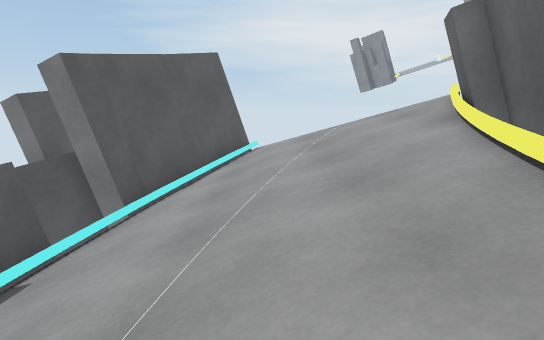
View 1 (above)

16 first-person views from a walk through a 3-D level made in the Unity game engine. The camera is 1.2 m above the floor, tilts 10° down and sees 75° across. The floor is counted in squares, 1 m on a side. Each view is taken from the middle of a square. On the plan, view 1 faces up. The plan holds only what a view shows up to about 14 squares ahead; the rest is blank. The place goes on beyond the plan.

View 2
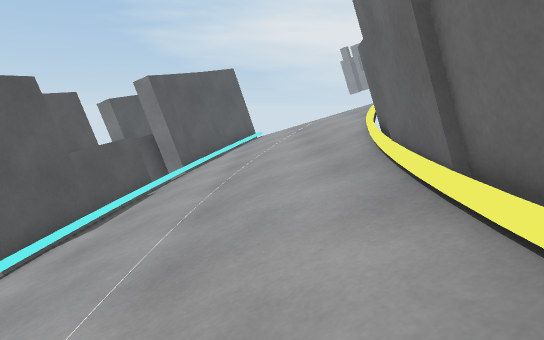

View 3
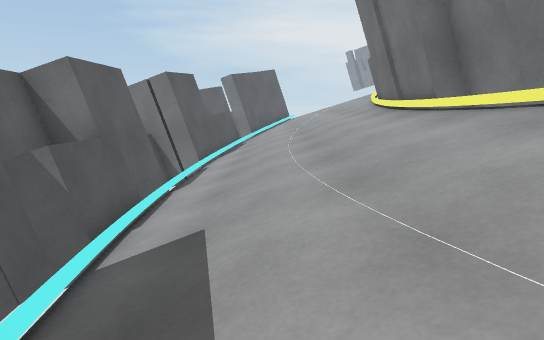

View 4
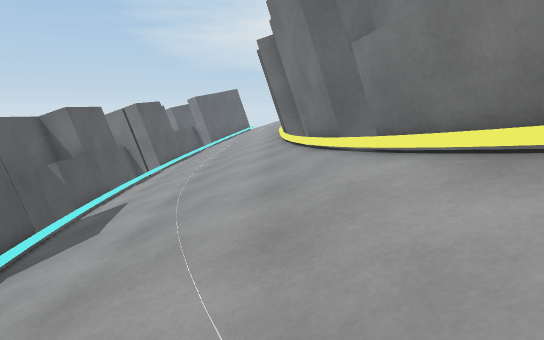

View 5
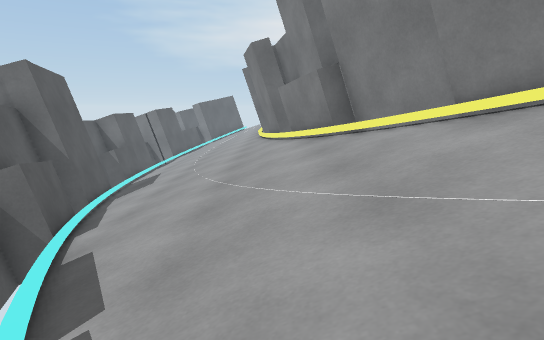

View 6
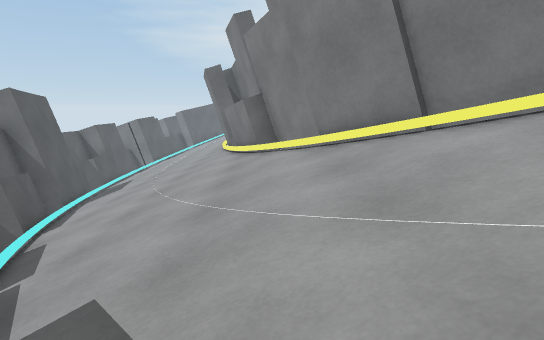

View 7
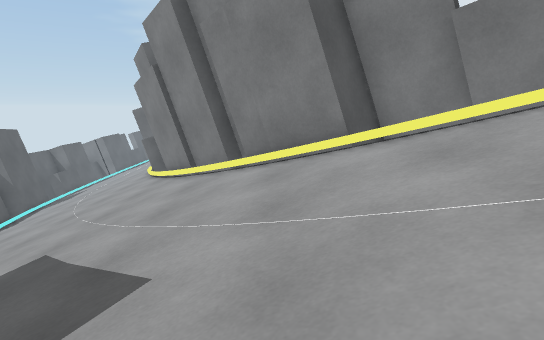

View 8
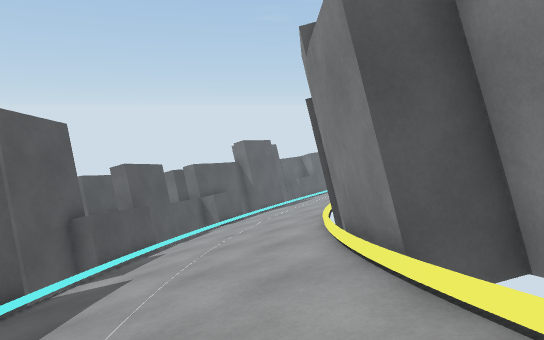

View 9
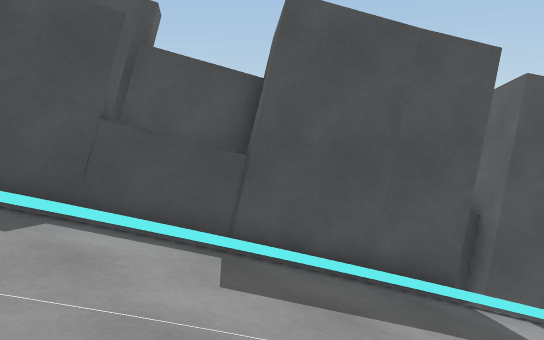

View 10
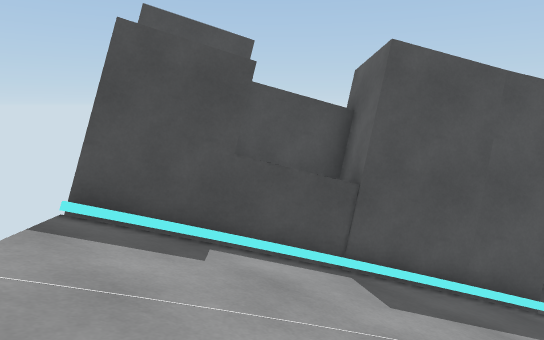

View 11
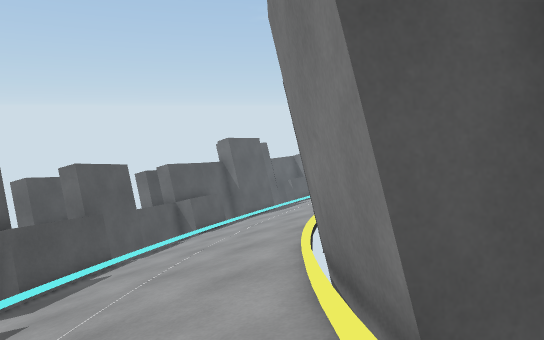

View 12
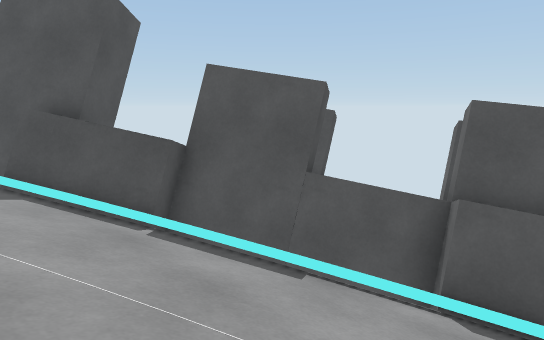

View 13
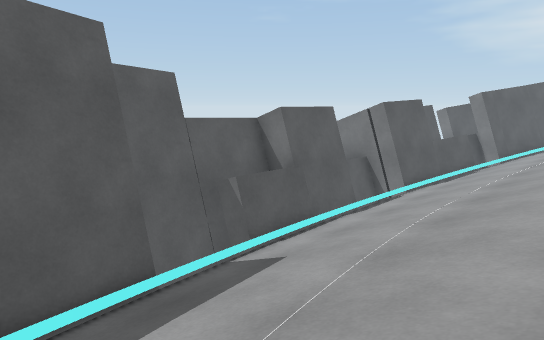

View 14
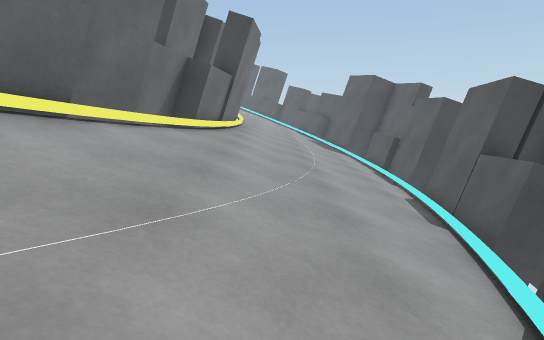

View 15
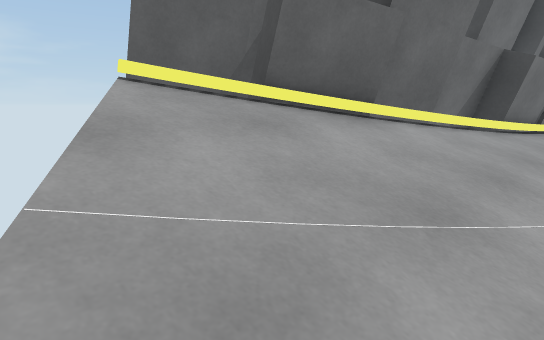

View 16
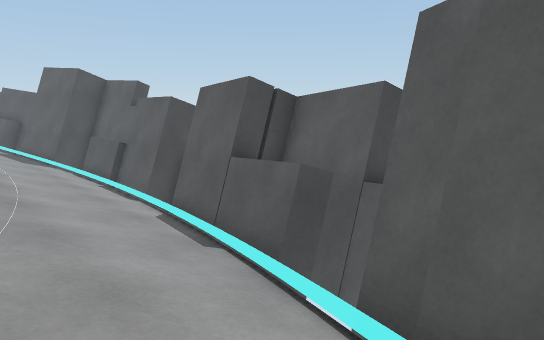

### Floor plan
Key: @ floor where view 1 was taken; # wall or solid block; x gap in a wall; / step, stairs or slope; = window, fence, low wall or low ledge; ^ raised ledge.
Columns run from 7 left of view 1 to 13 right of it. Each row starts with its distance up from view 1.
 12      ##
 11      #///
 10     ##////
  9     #=//////
  8     #//////##
  7    ##/////###
  6  ### /////##
  5  #^^//////#
  4  #^#//////#
  3  ##=//////#
  2   ##/////##
  1   ##/////##
  0   #////@/#
 -1    /////##
 -2  ##/////##
 -3  #=/////##
 -4 ##=/////##
 -5 #^^//////#
 -6 #^^//////#
 -7 #^x//////#
 -8 ## //////#
 -9  ##=/////#
-10   ##/////##
-11    #//////#
-12    #//////#
-13    #//////##
-14    ##/////###
-15    #^//////##
-16    #^=//////#
-17    ###//////#
-18       //////##
-19      ##//////##
-20      ##///////##
-21       ##///////##
-22       #^#///////###
-23        ^^////////###
-24       ####////////###
-25         ##=/////////#
-26          ###////////
-27            ##///////
-28             ##//////
-29             ###////
-30              ###///
-31               ####

Where each view was taken, in squares from view 1:
view 1: 0 up, 0 right, facing up
view 2: 5 down, 0 right, facing up
view 3: 12 down, 2 left, facing up
view 4: 17 down, 1 right, facing up
view 5: 23 down, 2 right, facing up
view 6: 25 down, 4 right, facing up
view 7: 30 down, 9 right, facing up
view 8: 27 down, 12 right, facing up-left
view 9: 24 down, 10 right, facing down-left
view 10: 25 down, 12 right, facing down-left
view 11: 25 down, 11 right, facing up-left
view 12: 15 down, 3 right, facing down-left
view 13: 12 down, 1 right, facing up-left
view 14: 11 up, 0 right, facing down
view 15: 11 up, 0 right, facing down-right
view 16: 9 up, 0 right, facing down-left
